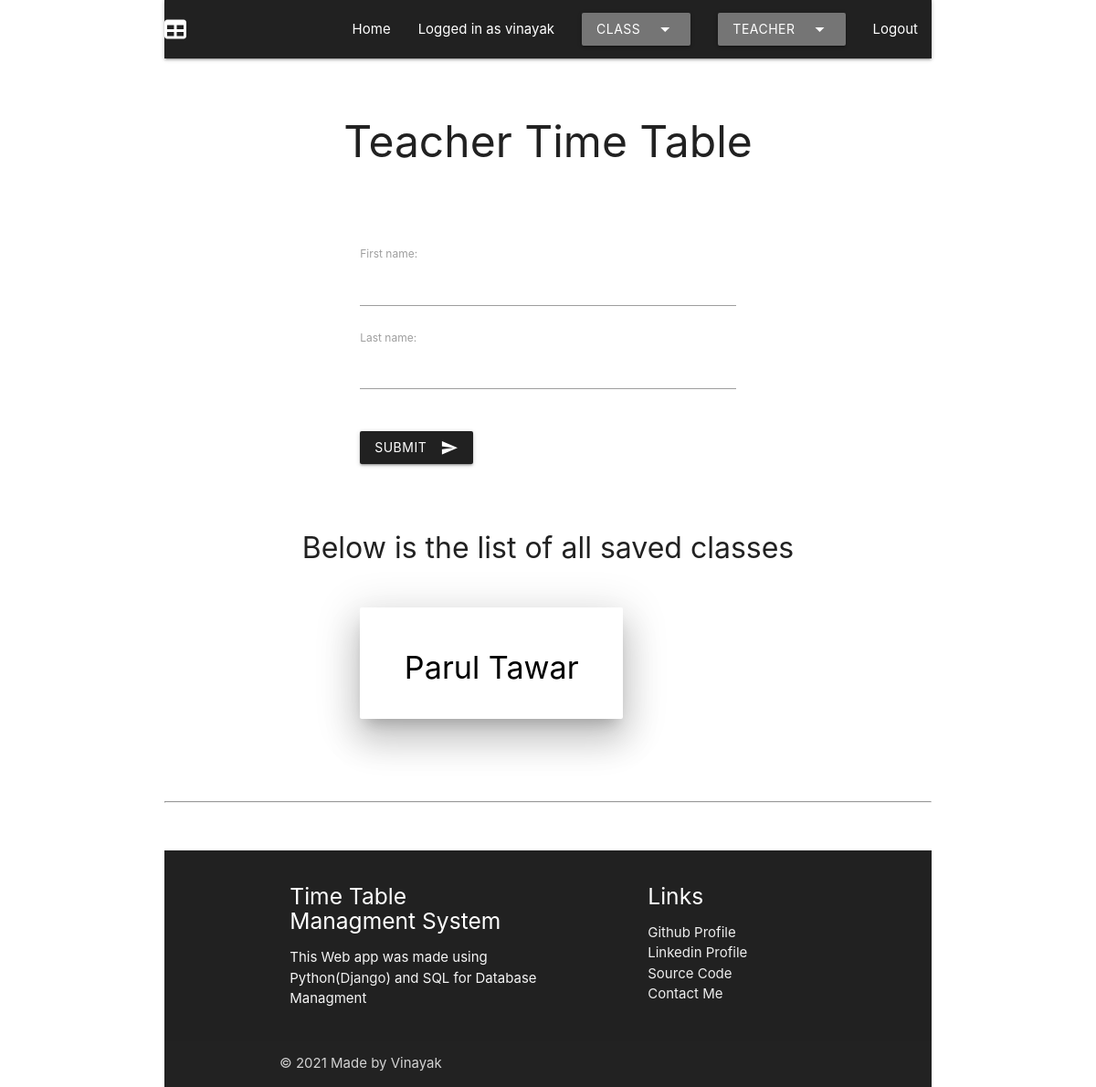
The page /teacher/ (signed in) on the database as committed earlier.
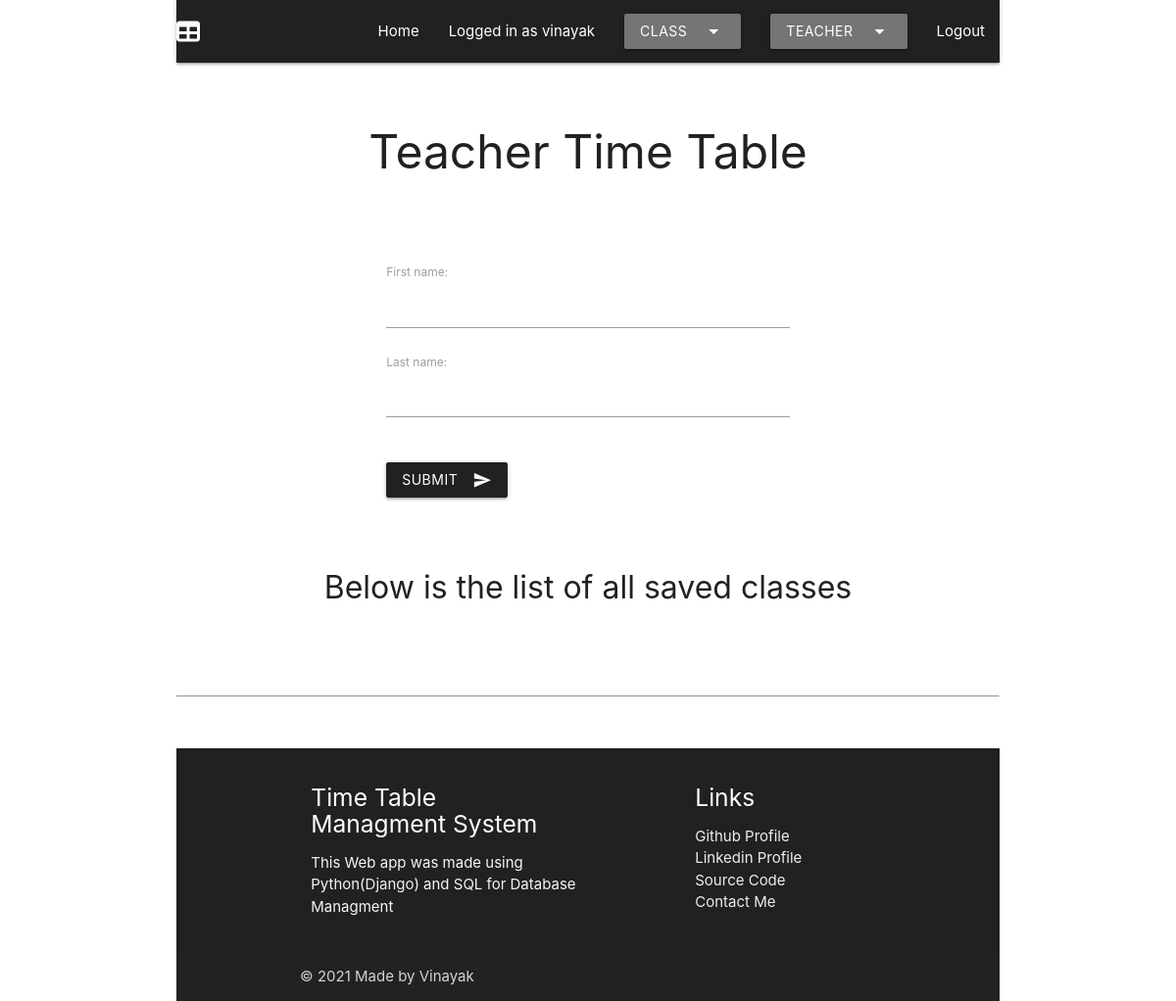
The same page on the database as committed later.
### app1/models.py (models this page shows, shortened)
class Teacher(models.Model):
    classes = models.ManyToManyField(Class)
    First_Name = models.CharField(max_length=100)
    Last_Name = models.CharField(max_length=100)
    Subject = models.CharField(max_length=100)
    Monday_0 = models.CharField(max_length=200, null=True, blank=True)
    Monday_1 = models.CharField(max_length=200, null=True, blank=True)
    Monday_2 = models.CharField(max_length=200, null=True, blank=True)
    Monday_3 = models.CharField(max_length=200, null=True, blank=True)
    Monday_4 = models.CharField(max_length=200, null=True, blank=True)
    Monday_5 = models.CharField(max_length=200, null=True, blank=True)
    Monday_6 = models.CharField(max_length=200, null=True, blank=True)
    Monday_7 = models.CharField(max_length=200, null=True, blank=True)
    Monday_8 = models.CharField(max_length=200, null=True, blank=True)
    Tuesday_0 = models.CharField(max_length=200, null=True, blank=True)
    Tuesday_1 = models.CharField(max_length=200, null=True, blank=True)
    Tuesday_2 = models.CharField(max_length=200, null=True, blank=True)
    Tuesday_3 = models.CharField(max_length=200, null=True, blank=True)
    Tuesday_4 = models.CharField(max_length=200, null=True, blank=True)
    Tuesday_5 = models.CharField(max_length=200, null=True, blank=True)
    Tuesday_6 = models.CharField(max_length=200, null=True, blank=True)
    Tuesday_7 = models.CharField(max_length=200, null=True, blank=True)
    Tuesday_8 = models.CharField(max_length=200, null=True, blank=True)
    Wednesday_0 = models.CharField(max_length=200, null=True, blank=True)
    Wednesday_1 = models.CharField(max_length=200, null=True, blank=True)
    Wednesday_2 = models.CharField(max_length=200, null=True, blank=True)
    Wednesday_3 = models.CharField(max_length=200, null=True, blank=True)
    Wednesday_4 = models.CharField(max_length=200, null=True, blank=True)
    Wednesday_5 = models.CharField(max_length=200, null=True, blank=True)
    Wednesday_6 = models.CharField(max_length=200, null=True, blank=True)
    Wednesday_7 = models.CharField(max_length=200, null=True, blank=True)
    Wednesday_8 = models.CharField(max_length=200, null=True, blank=True)
    Thursday_0 = models.CharField(max_length=200, null=True, blank=True)
    Thursday_1 = models.CharField(max_length=200, null=True, blank=True)
    Thursday_2 = models.CharField(max_length=200, null=True, blank=True)
    Thursday_3 = models.CharField(max_length=200, null=True, blank=True)
    Thursday_4 = models.CharField(max_length=200, null=True, blank=True)
    Thursday_5 = models.CharField(max_length=200, null=True, blank=True)
    Thursday_6 = models.CharField(max_length=200, null=True, blank=True)
    Thursday_7 = models.CharField(max_length=200, null=True, blank=True)
    Thursday_8 = models.CharField(max_length=200, null=True, blank=True)
    Friday_0 = models.CharField(max_length=200, null=True, blank=True)
    Friday_1 = models.CharField(max_length=200, null=True, blank=True)
    Friday_2 = models.CharField(max_length=200, null=True, blank=True)
    Friday_3 = models.CharField(max_length=200, null=True, blank=True)
    Friday_4 = models.CharField(max_length=200, null=True, blank=True)
    Friday_5 = models.CharField(max_length=200, null=True, blank=True)
    Friday_6 = models.CharField(max_length=200, null=True, blank=True)
    Friday_7 = models.CharField(max_length=200, null=True, blank=True)
    Friday_8 = models.CharField(max_length=200, null=True, blank=True)
    Saturday_0 = models.CharField(max_length=200, null=True, blank=True)
    Saturday_1 = models.CharField(max_length=200, null=True, blank=True)
    Saturday_2 = models.CharField(max_length=200, null=True, blank=True)
    Saturday_3 = models.CharField(max_length=200, null=True, blank=True)
    Saturday_4 = models.CharField(max_length=200, null=True, blank=True)
    Saturday_5 = models.CharField(max_length=200, null=True, blank=True)
    Saturday_6 = models.CharField(max_length=200, null=True, blank=True)
    Saturday_7 = models.CharField(max_length=200, null=True, blank=True)
    Saturday_8 = models.CharField(max_length=200, null=True, blank=True)

### app1/views.py (the view, shortened to what this page needs)
# urls.py: path('teacher/', views.teacher, name = "teacher"),
def teacher(request):
    assert isinstance(request, HttpRequest)
    if request.user.is_authenticated:
        form = Teacher_se
        return render(
            request,
            "app1/teacher.html",
            {
                'title': "Teacher Timetable",
                'year': datetime.now().year,
                'form': form,
                'classes': Teacher.objects.all,
            }
        )
    else:
        return redirect("app1:login")

### app1/templates/app1/teacher.html (shortened to what this page needs)
{% extends "app1/layout.html" %}
{% block content %}
	<br />
	<div class = "container">
		<h1 align="center" class="noprint">
			Teacher Time Table
		</h1>
		<br />
		<br />
		<div class="container noprint">
			<form method="post">
				{{ form.as_p }}
				<br />
				<button class="btn waves-effect waves-light grey darken-4" type="submit" name="action">Submit
					<i class="material-icons right">send</i>
				</button>
				<br />
			</form>
		</div>
		<br />
		<br />
		<h3 align="center" class="noprint">
			Below is the list of all saved classes
		</h3>
		<br />
		<div class = "container center">
			{% for t in classes %}
        		<a href="{{ t.id }}" style="color:#000">
            		<div class="container card-panel hoverable z-depth-5 center">
                		<h4 align = "center" class="black-text">
                        	{{ t.First_Name }} {{t.Last_Name}}
                		</h4>
            		</div>
        		</a>
        		<br />
			{% endfor %}
		</div>
	</div>
	<br />
	<br />
{% endblock %}

Rows that differ between the two databases and show on the page:
removed Teacher: First_Name "Parul", Last_Name "Tawar"
